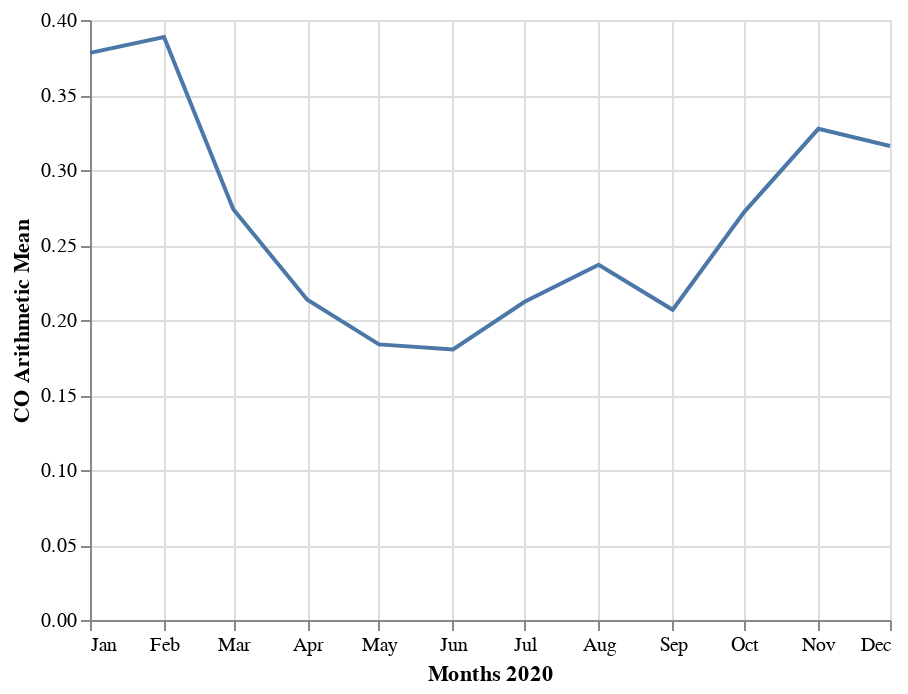

Here is the notebook cell this chart was saved with:
### Code cell
alt.Chart(co_air_df).mark_line().encode(
    alt.X("month(date_month):T", title="Months 2020"),
    alt.Y("arithmetic_mean", title="CO Arithmetic Mean")
)

### Figure 1 — Vega-Lite specification as saved in the notebook (floating-point values rounded to 4 significant figures)
{"config": {"view": {"continuousWidth": 400, "continuousHeight": 300}}, "data": {"name": "data-07c1ac98e3d75d02e20293e362ca481d"}, "mark": "line", "encoding": {"x": {"type": "temporal", "field": "date_month", "timeUnit": "month", "title": "Months 2020"}, "y": {"type": "quantitative", "field": "arithmetic_mean", "title": "CO Arithmetic Mean"}}, "$schema": "https://vega.github.io/schema/vega-lite/v4.8.1.json", "datasets": {"data-07c1ac98e3d75d02e20293e362ca481d": [{"date_month": "2020-01-01", "aqi": 5.774, "arithmetic_mean": 0.3781, "units_of_measure": "Parts per million", "parameter": "Carbon monoxide", "year": 2020, "month": 1}, {"date_month": "2020-12-01", "aqi": 4.774, "arithmetic_mean": 0.316, "units_of_measure": "Parts per million", "parameter": "Carbon monoxide", "year": 2020, "month": 12}, {"date_month": "2020-06-01", "aqi": 2.3, "arithmetic_mean": 0.1803, "units_of_measure": "Parts per million", "parameter": "Carbon monoxide", "year": 2020, "month": 6}, {"date_month": "2020-09-01", "aqi": 2.767, "arithmetic_mean": 0.2068, "units_of_measure": "Parts per million", "parameter": "Carbon monoxide", "year": 2020, "month": 9}, {"date_month": "2020-07-01", "aqi": 2.871, "arithmetic_mean": 0.2122, "units_of_measure": "Parts per million", "parameter": "Carbon monoxide", "year": 2020, "month": 7}, {"date_month": "2020-03-01", "aqi": 3.968, "arithmetic_mean": 0.2739, "units_of_measure": "Parts per million", "parameter": "Carbon monoxide", "year": 2020, "month": 3}, {"date_month": "2020-10-01", "aqi": 4.032, "arithmetic_mean": 0.2721, "units_of_measure": "Parts per million", "parameter": "Carbon monoxide", "year": 2020, "month": 10}, {"date_month": "2020-04-01", "aqi": 3.0, "arithmetic_mean": 0.2135, "units_of_measure": "Parts per million", "parameter": "Carbon monoxide", "year": 2020, "month": 4}, {"date_month": "2020-02-01", "aqi": 6.828, "arithmetic_mean": 0.3887, "units_of_measure": "Parts per million", "parameter": "Carbon monoxide", "year": 2020, "month": 2}, {"date_month": "2020-08-01", "aqi": 3.233, "arithmetic_mean": 0.2368, "units_of_measure": "Parts per million", "parameter": "Carbon monoxide", "year": 2020, "month": 8}, {"date_month": "2020-11-01", "aqi": 5.067, "arithmetic_mean": 0.3275, "units_of_measure": "Parts per million", "parameter": "Carbon monoxide", "year": 2020, "month": 11}, {"date_month": "2020-05-01", "aqi": 2.484, "arithmetic_mean": 0.1837, "units_of_measure": "Parts per million", "parameter": "Carbon monoxide", "year": 2020, "month": 5}]}}
